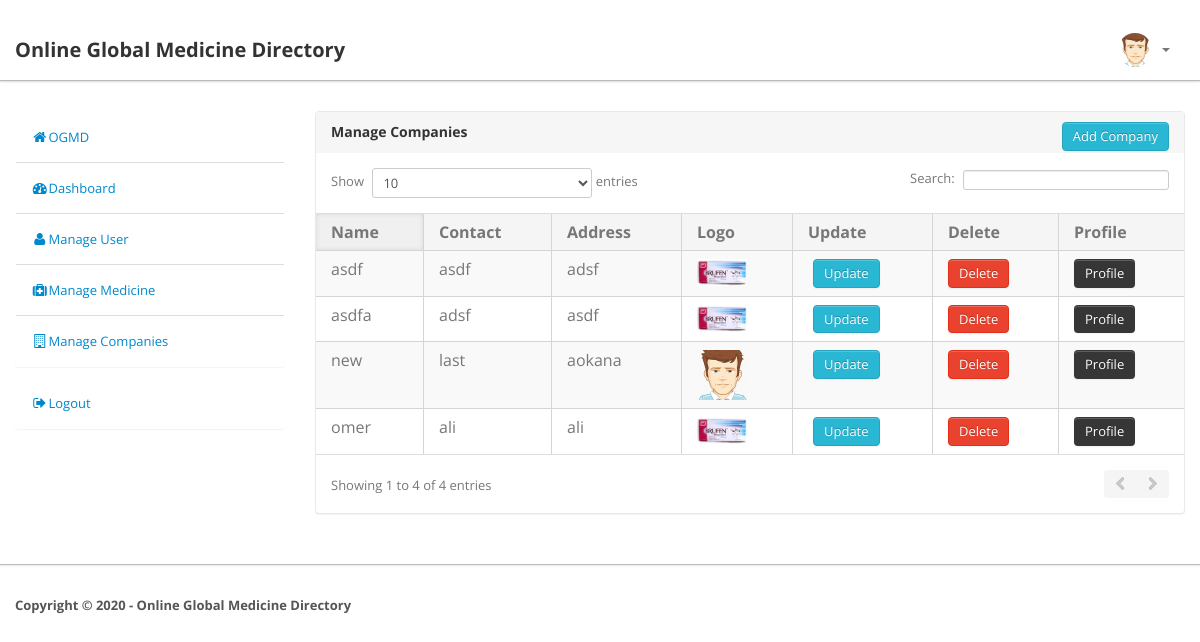
Page /manage_company.php (signed in) on the committed database.
### tables this page shows
CREATE TABLE `users` (
  `user_id` int(11) NOT NULL,
  `user_type` varchar(30) NOT NULL,
  `firstname` varchar(100) NOT NULL,
  `lastname` varchar(100) NOT NULL,
  `useremail` varchar(100) NOT NULL,
  `userpassword` varchar(100) NOT NULL,
  `gender` varchar(50) NOT NULL,
  `userimage` varchar(300) NOT NULL
);

CREATE TABLE `company` (
  `company_id` int(11) NOT NULL,
  `user_id` int(11) NOT NULL,
  `name` varchar(300) NOT NULL,
  `contact` varchar(300) NOT NULL,
  `address` varchar(500) NOT NULL,
  `companyimage` varchar(300) NOT NULL
);

### manage_company.php (the view, shortened to what this page needs)
﻿<!DOCTYPE html>
<html lang="en">
    <head>
    <head>
        <link type="text/css" href="bootstrap/css/bootstrap.min.css" rel="stylesheet">
        <link type="text/css" href="bootstrap/css/bootstrap-responsive.min.css" rel="stylesheet">
        <link type="text/css" href="css/theme.css" rel="stylesheet">
        <link type="text/css" href="images/icons/css/font-awesome.css" rel="stylesheet">
    </head>
    <body>
        <?php include 'php/navbar.php'; ?>
        <div class="wrapper">
            <div class="container">
                <div class="row">
                    <div class="span3">
                        <div class="sidebar">
                            <?php include 'php/sidebar.php'; ?>
                        </div>
                    </div>
                    <div class="span9">
                        <div class="module">
                            <div class="module-head">
                                <h3>Manage Companies <a class="btn btn-info btn-md pull-right" href="add_company.php">Add Company</a></h3>
                            </div>
                            <div class="module-body table">
                                <table cellpadding="0" cellspacing="0" border="0" class="datatable-1 table table-bordered table-striped	 display" width="100%">
                                    <thead>
                                        <tr>
                                            <th>Name</th>
                                            <th>Contact</th>
                                            <th>Address</th>
                                            <th>Logo</th>
                                            <th>Update</th>
                                            <th>Delete</th>
                                            <th>Profile</th>
                                        </tr>
                                    </thead>
                                    <tbody>
                                        <?php
                                        include "php/conn.php";
                                        $uid = $_SESSION['userId'];
                                        if ($_SESSION['userType'] == 1) {
                                            $q = "SELECT * FROM `company`";
                                            $query = mysqli_query($conn, $q);
                                        } else {
                                            $q = "SELECT * FROM `company` WHERE `user_id` = '$uid'";
                                            $query = mysqli_query($conn, $q);
                                        }
                                        while ($result_com = (mysqli_fetch_array($query))) {
                                            ?>
                                            <tr>
                                                <td><?php echo $result_com['name']; ?></td>
                                                <td><?php echo $result_com['contact']; ?></td>
                                                <td><?php echo $result_com['address']; ?></td>
                                                <td><img src="uploads/<?php echo $result_com['companyimage']; ?>" height="50px" width="50px"></td>
                                                <td>
                                                    <form method="POST" action="edit_company.php">
                                                        <input type="submit" id="company_update" name="company_update" value="Update" class="btn btn-info"/>
                                                    </form>
                                                </td>
                                                <td class="center"><a href="php/del_company.php?id=<?php echo $result_com['company_id']; ?>"><button class="btn btn-danger">Delete</button></a></td>
                                                <td class="center"><a href="company_profile.php?id=<?php echo $result_com['company_id']; ?>"><button class="btn btn-inverse">Profile</button></a></td>
                                            </tr>
                                        <?php } ?>
                                </table>
                            </div>
                        </div>
                    </div>
                </div>
            </div>
        </div>
        <div class="footer">
            <div class="container">
                <b class="copyright"> Copyright &copy; 2020 - Online Global Medicine Directory</b>
            </div>
        </div>
    </body>
</html>

### php/navbar.php (shortened to what this page needs)
<!DOCTYPE html>
<html>
    <head>
        <link type="text/css" href="bootstrap/css/bootstrap.min.css" rel="stylesheet">
        <link type="text/css" href="bootstrap/css/bootstrap-responsive.min.css" rel="stylesheet">
        <link type="text/css" href="css/theme.css" rel="stylesheet">
        <link type="text/css" href="images/icons/css/font-awesome.css" rel="stylesheet">
    </head>
    <body>
        <?php
        include 'conn.php';
        $nav = "SELECT * FROM `users`";
        $query_nav = mysqli_query($conn, $nav);
        $result_nav = mysqli_fetch_array($query_nav);
        ?>
        <div class="navbar navbar-fixed-top">
            <div class="navbar-inner">
                <div class="container">
                        <a class="brand" href="index.php">Online Global Medicine Directory</a>
                    <div class="nav-collapse collapse navbar-inverse-collapse">
                        <ul class="nav pull-right">
                            <?php
                            if (isset($_SESSION['loggedin'])) {
                                if ($_SESSION['loggedin'] == true) {
                                    ?>
                                    <li class="nav-user dropdown"><a href="#" class="dropdown-toggle" data-toggle="dropdown">
                                            <img src="uploads/<?php echo $result_nav['userimage']; ?>" class="nav-avatar" />
                                            <b class="caret"></b></a>
                                    </li>
                                <?php } ?>
                            <?php } else { ?>
                                <li><a href="login.php">Login</a></li>
                                <li><a href="signup.php">Sing Up</a></li>
                            <?php } ?>
                        </ul>
                    </div>
                </div>
            </div>
        </div>
    </body>
</html>

### rows in the picture
users: userimage (picture)
company: name "new", contact "last", address "aokana", companyimage (picture)
company: name "asdf", contact "asdf", address "adsf", companyimage (picture)
company: name "asdfa", contact "adsf", address "asdf", companyimage (picture)
company: name "omer", contact "ali", address "ali", companyimage (picture)
